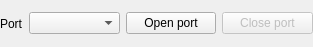
<?xml version="1.0" encoding="UTF-8"?>
<ui version="4.0">
 <class>PortWidget</class>
 <widget class="QWidget" name="PortWidget">
  <property name="geometry">
   <rect>
    <x>0</x>
    <y>0</y>
    <width>313</width>
    <height>47</height>
   </rect>
  </property>
  <property name="windowTitle">
   <string>Form</string>
  </property>
  <layout class="QHBoxLayout" name="horizontalLayout" stretch="0,1,1,1">
   <property name="margin">
    <number>0</number>
   </property>
   <item>
    <widget class="QLabel" name="label">
     <property name="sizePolicy">
      <sizepolicy hsizetype="Minimum" vsizetype="Preferred">
       <horstretch>0</horstretch>
       <verstretch>0</verstretch>
      </sizepolicy>
     </property>
     <property name="text">
      <string>Port</string>
     </property>
    </widget>
   </item>
   <item>
    <widget class="QComboBox" name="interfaceSelector"/>
   </item>
   <item>
    <widget class="QPushButton" name="openButton">
     <property name="text">
      <string>Open port</string>
     </property>
    </widget>
   </item>
   <item>
    <widget class="QPushButton" name="closeButton">
     <property name="enabled">
      <bool>false</bool>
     </property>
     <property name="text">
      <string>Close port</string>
     </property>
    </widget>
   </item>
  </layout>
 </widget>
 <resources/>
 <connections/>
</ui>
